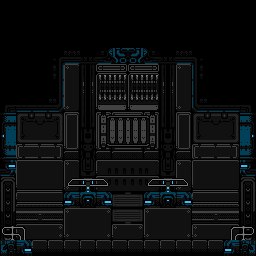

Below is a game level as drawn by its tile map, then a one-line description and the .tmx that defines it (tile-layer data replaced by summaries):
An orthogonal 16x16 tile map with 16x16 px tiles, 3 tile layers (wall, main, fence), 2 tilesets and 3 objects (r_0, l_0, b_0).

<map version="1.0" orientation="orthogonal" renderorder="right-down" width="16" height="16" tilewidth="16" tileheight="16" nextobjectid="5">
 <properties>
  <property name="isStart" type="bool" value="true" />
 </properties>
 <tileset firstgid="1" source="../corpus.tsx" />
 <tileset firstgid="12097" source="../../connectors.tsx" />
 <objectgroup name="connectors">
  <object id="2" type="r_0" gid="12099" x="240" y="176" width="16" height="16">
   <properties>
    <property name="type" type="int" value="0" />
   </properties>
  </object>
  <object id="3" type="l_0" gid="12101" x="0" y="176" width="16" height="16">
   <properties>
    <property name="type" type="int" value="0" />
   </properties>
  </object>
  <object id="4" name="B" type="b_0" gid="12100" x="16" y="256" width="16" height="16">
   <properties>
    <property name="type" type="int" value="0" />
   </properties>
  </object>
 </objectgroup>
 <layer name="wall" width="16" height="16">
  <data>[256 cells, 150 non-empty, 79 distinct tile ids]</data>
 </layer>
 <layer name="main" width="16" height="16">
  <data>[256 cells, 40 non-empty, 27 distinct tile ids]</data>
 </layer>
 <layer name="fence" width="16" height="16">
  <data>[256 cells, 10 non-empty, 7 distinct tile ids]</data>
 </layer>
</map>
